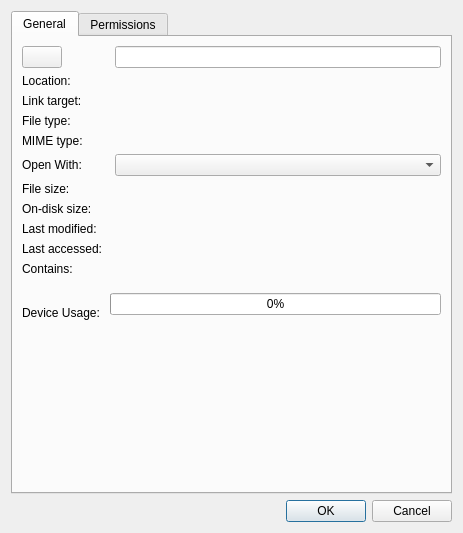
<?xml version="1.0" encoding="UTF-8"?>
<ui version="4.0">
 <class>FilePropsDialog</class>
 <widget class="QDialog" name="FilePropsDialog">
  <property name="geometry">
   <rect>
    <x>0</x>
    <y>0</y>
    <width>463</width>
    <height>533</height>
   </rect>
  </property>
  <property name="windowTitle">
   <string>File Properties</string>
  </property>
  <property name="windowIcon">
   <iconset theme="document-properties">
    <normaloff>.</normaloff>.</iconset>
  </property>
  <layout class="QGridLayout" name="gridLayout_4">
   <item row="0" column="0">
    <widget class="QTabWidget" name="tabWidget">
     <property name="currentIndex">
      <number>0</number>
     </property>
     <widget class="QWidget" name="generalPage">
      <attribute name="title">
       <string>General</string>
      </attribute>
      <layout class="QFormLayout" name="formLayout_2">
       <property name="horizontalSpacing">
        <number>12</number>
       </property>
       <property name="verticalSpacing">
        <number>6</number>
       </property>
       <item row="0" column="0">
        <widget class="QPushButton" name="iconButton">
         <property name="sizePolicy">
          <sizepolicy hsizetype="Fixed" vsizetype="Fixed">
           <horstretch>0</horstretch>
           <verstretch>0</verstretch>
          </sizepolicy>
         </property>
         <property name="text">
          <string/>
         </property>
         <property name="icon">
          <iconset theme="unknown">
           <normaloff>.</normaloff>.</iconset>
         </property>
         <property name="iconSize">
          <size>
           <width>32</width>
           <height>32</height>
          </size>
         </property>
        </widget>
       </item>
       <item row="0" column="1">
        <widget class="QLineEdit" name="fileName"/>
       </item>
       <item row="1" column="0">
        <widget class="QLabel" name="label_2">
         <property name="text">
          <string>Location:</string>
         </property>
        </widget>
       </item>
       <item row="1" column="1">
        <widget class="QLabel" name="location">
         <property name="sizePolicy">
          <sizepolicy hsizetype="Expanding" vsizetype="Preferred">
           <horstretch>0</horstretch>
           <verstretch>0</verstretch>
          </sizepolicy>
         </property>
         <property name="text">
          <string/>
         </property>
         <property name="wordWrap">
          <bool>true</bool>
         </property>
         <property name="textInteractionFlags">
          <set>Qt::LinksAccessibleByMouse|Qt::TextSelectableByMouse</set>
         </property>
        </widget>
       </item>
       <item row="3" column="0">
        <widget class="QLabel" name="label_4">
         <property name="text">
          <string>File type:</string>
         </property>
        </widget>
       </item>
       <item row="3" column="1">
        <widget class="QLabel" name="fileType">
         <property name="sizePolicy">
          <sizepolicy hsizetype="Expanding" vsizetype="Preferred">
           <horstretch>0</horstretch>
           <verstretch>0</verstretch>
          </sizepolicy>
         </property>
         <property name="text">
          <string/>
         </property>
         <property name="textInteractionFlags">
          <set>Qt::LinksAccessibleByMouse|Qt::TextSelectableByMouse</set>
         </property>
        </widget>
       </item>
       <item row="4" column="0">
        <widget class="QLabel" name="label">
         <property name="text">
          <string>MIME type:</string>
         </property>
        </widget>
       </item>
       <item row="4" column="1">
        <widget class="QLabel" name="mimeType">
         <property name="sizePolicy">
          <sizepolicy hsizetype="Expanding" vsizetype="Preferred">
           <horstretch>0</horstretch>
           <verstretch>0</verstretch>
          </sizepolicy>
         </property>
         <property name="text">
          <string/>
         </property>
         <property name="textInteractionFlags">
          <set>Qt::LinksAccessibleByMouse|Qt::TextSelectableByMouse</set>
         </property>
        </widget>
       </item>
       <item row="6" column="0">
        <widget class="QLabel" name="label_7">
         <property name="text">
          <string>File size:</string>
         </property>
        </widget>
       </item>
       <item row="6" column="1">
        <widget class="QLabel" name="fileSize">
         <property name="sizePolicy">
          <sizepolicy hsizetype="Expanding" vsizetype="Preferred">
           <horstretch>0</horstretch>
           <verstretch>0</verstretch>
          </sizepolicy>
         </property>
         <property name="text">
          <string/>
         </property>
         <property name="textInteractionFlags">
          <set>Qt::LinksAccessibleByMouse|Qt::TextSelectableByMouse</set>
         </property>
        </widget>
       </item>
       <item row="7" column="0">
        <widget class="QLabel" name="label_6">
         <property name="text">
          <string>On-disk size:</string>
         </property>
        </widget>
       </item>
       <item row="7" column="1">
        <widget class="QLabel" name="onDiskSize">
         <property name="sizePolicy">
          <sizepolicy hsizetype="Expanding" vsizetype="Preferred">
           <horstretch>0</horstretch>
           <verstretch>0</verstretch>
          </sizepolicy>
         </property>
         <property name="text">
          <string/>
         </property>
         <property name="textInteractionFlags">
          <set>Qt::LinksAccessibleByMouse|Qt::TextSelectableByMouse</set>
         </property>
        </widget>
       </item>
       <item row="8" column="0">
        <widget class="QLabel" name="label_3">
         <property name="text">
          <string>Last modified:</string>
         </property>
        </widget>
       </item>
       <item row="8" column="1">
        <widget class="QLabel" name="lastModified">
         <property name="sizePolicy">
          <sizepolicy hsizetype="Expanding" vsizetype="Preferred">
           <horstretch>0</horstretch>
           <verstretch>0</verstretch>
          </sizepolicy>
         </property>
         <property name="text">
          <string/>
         </property>
         <property name="textInteractionFlags">
          <set>Qt::LinksAccessibleByMouse|Qt::TextSelectableByMouse</set>
         </property>
        </widget>
       </item>
       <item row="2" column="0">
        <widget class="QLabel" name="targetLabel">
         <property name="text">
          <string>Link target:</string>
         </property>
        </widget>
       </item>
       <item row="2" column="1">
        <widget class="QLabel" name="target">
         <property name="sizePolicy">
          <sizepolicy hsizetype="Expanding" vsizetype="Preferred">
           <horstretch>0</horstretch>
           <verstretch>0</verstretch>
          </sizepolicy>
         </property>
         <property name="text">
          <string/>
         </property>
         <property name="wordWrap">
          <bool>true</bool>
         </property>
         <property name="textInteractionFlags">
          <set>Qt::LinksAccessibleByMouse|Qt::TextSelectableByMouse</set>
         </property>
        </widget>
       </item>
       <item row="5" column="0">
        <widget class="QLabel" name="openWithLabel">
         <property name="text">
          <string>Open With:</string>
         </property>
        </widget>
       </item>
       <item row="5" column="1">
        <widget class="Fm::AppChooserComboBox" name="openWith">
         <property name="sizePolicy">
          <sizepolicy hsizetype="MinimumExpanding" vsizetype="Fixed">
           <horstretch>0</horstretch>
           <verstretch>0</verstretch>
          </sizepolicy>
         </property>
        </widget>
       </item>
       <item row="9" column="0">
        <widget class="QLabel" name="label_12">
         <property name="text">
          <string>Last accessed:</string>
         </property>
        </widget>
       </item>
       <item row="9" column="1">
        <widget class="QLabel" name="lastAccessed">
         <property name="text">
          <string/>
         </property>
         <property name="textInteractionFlags">
          <set>Qt::LinksAccessibleByMouse|Qt::TextSelectableByMouse</set>
         </property>
        </widget>
       </item>
       <item row="10" column="0">
        <widget class="QLabel" name="contentsLabel">
         <property name="text">
          <string>Contains:</string>
         </property>
        </widget>
       </item>
       <item row="10" column="1">
        <widget class="QLabel" name="fileNumber">
         <property name="text">
          <string/>
         </property>
        </widget>
       </item>
       <item row="11" column="0">
        <spacer name="verticalSpacer_2">
         <property name="orientation">
          <enum>Qt::Vertical</enum>
         </property>
         <property name="sizeType">
          <enum>QSizePolicy::Fixed</enum>
         </property>
         <property name="sizeHint" stdset="0">
          <size>
           <width>5</width>
           <height>5</height>
          </size>
         </property>
        </spacer>
       </item>
       <item row="12" column="0" colspan="2">
        <layout class="QGridLayout" name="gridLayout_3">
         <property name="horizontalSpacing">
          <number>10</number>
         </property>
         <property name="verticalSpacing">
          <number>5</number>
         </property>
         <item row="0" column="1">
          <widget class="QProgressBar" name="progressBar">
           <property name="value">
            <number>0</number>
           </property>
          </widget>
         </item>
         <item row="1" column="1">
          <widget class="QLabel" name="spaceLabel">
           <property name="text">
            <string/>
           </property>
           <property name="wordWrap">
            <bool>true</bool>
           </property>
          </widget>
         </item>
         <item row="0" column="0" rowspan="2" alignment="Qt::AlignVCenter">
          <widget class="QLabel" name="deviceLabel">
           <property name="text">
            <string>Device Usage:</string>
           </property>
          </widget>
         </item>
        </layout>
       </item>
      </layout>
     </widget>
     <widget class="QWidget" name="permissionsPage">
      <attribute name="title">
       <string>Permissions</string>
      </attribute>
      <layout class="QVBoxLayout" name="verticalLayout_2">
       <property name="spacing">
        <number>6</number>
       </property>
       <item>
        <widget class="QGroupBox" name="groupBox_2">
         <property name="sizePolicy">
          <sizepolicy hsizetype="Preferred" vsizetype="Fixed">
           <horstretch>0</horstretch>
           <verstretch>0</verstretch>
          </sizepolicy>
         </property>
         <property name="title">
          <string>Ownership</string>
         </property>
         <layout class="QFormLayout" name="formLayout">
          <property name="horizontalSpacing">
           <number>12</number>
          </property>
          <property name="verticalSpacing">
           <number>6</number>
          </property>
          <item row="1" column="1">
           <widget class="QLineEdit" name="owner"/>
          </item>
          <item row="2" column="1">
           <widget class="QLineEdit" name="ownerGroup"/>
          </item>
          <item row="2" column="0">
           <widget class="QLabel" name="label_9">
            <property name="sizePolicy">
             <sizepolicy hsizetype="Preferred" vsizetype="Fixed">
              <horstretch>0</horstretch>
              <verstretch>0</verstretch>
             </sizepolicy>
            </property>
            <property name="text">
             <string>Group:</string>
            </property>
           </widget>
          </item>
          <item row="1" column="0">
           <widget class="QLabel" name="label_8">
            <property name="sizePolicy">
             <sizepolicy hsizetype="Preferred" vsizetype="Fixed">
              <horstretch>0</horstretch>
              <verstretch>0</verstretch>
             </sizepolicy>
            </property>
            <property name="text">
             <string>Owner:</string>
            </property>
           </widget>
          </item>
         </layout>
        </widget>
       </item>
       <item>
        <widget class="QGroupBox" name="groupBox">
         <property name="sizePolicy">
          <sizepolicy hsizetype="Preferred" vsizetype="Fixed">
           <horstretch>0</horstretch>
           <verstretch>0</verstretch>
          </sizepolicy>
         </property>
         <property name="title">
          <string>Access Control</string>
         </property>
         <layout class="QVBoxLayout" name="verticalLayout_3">
          <item>
           <widget class="QStackedWidget" name="stackedWidget">
            <property name="sizePolicy">
             <sizepolicy hsizetype="Preferred" vsizetype="Fixed">
              <horstretch>0</horstretch>
              <verstretch>0</verstretch>
             </sizepolicy>
            </property>
            <property name="currentIndex">
             <number>0</number>
            </property>
            <widget class="QWidget" name="page">
             <layout class="QFormLayout" name="formLayout_3">
              <item row="0" column="0">
               <widget class="QLabel" name="ownerLabel">
                <property name="text">
                 <string>Owner:</string>
                </property>
               </widget>
              </item>
              <item row="0" column="1">
               <widget class="QComboBox" name="ownerPerm">
                <property name="sizePolicy">
                 <sizepolicy hsizetype="MinimumExpanding" vsizetype="Fixed">
                  <horstretch>0</horstretch>
                  <verstretch>0</verstretch>
                 </sizepolicy>
                </property>
               </widget>
              </item>
              <item row="1" column="0">
               <widget class="QLabel" name="groupLabel">
                <property name="text">
                 <string>Group:</string>
                </property>
               </widget>
              </item>
              <item row="1" column="1">
               <widget class="QComboBox" name="groupPerm">
                <property name="sizePolicy">
                 <sizepolicy hsizetype="MinimumExpanding" vsizetype="Fixed">
                  <horstretch>0</horstretch>
                  <verstretch>0</verstretch>
                 </sizepolicy>
                </property>
               </widget>
              </item>
              <item row="2" column="0">
               <widget class="QLabel" name="otherLabel">
                <property name="text">
                 <string>Other:</string>
                </property>
               </widget>
              </item>
              <item row="2" column="1">
               <widget class="QComboBox" name="otherPerm">
                <property name="sizePolicy">
                 <sizepolicy hsizetype="MinimumExpanding" vsizetype="Fixed">
                  <horstretch>0</horstretch>
                  <verstretch>0</verstretch>
                 </sizepolicy>
                </property>
               </widget>
              </item>
              <item row="3" column="0" colspan="2">
               <widget class="QCheckBox" name="executable">
                <property name="text">
                 <string>Make the file executable</string>
                </property>
                <property name="tristate">
                 <bool>true</bool>
                </property>
               </widget>
              </item>
             </layout>
            </widget>
            <widget class="QWidget" name="page_2">
             <layout class="QGridLayout" name="gridLayout_2" columnstretch="1,0,0">
              <item row="0" column="0" rowspan="3">
               <layout class="QGridLayout" name="gridLayout">
                <property name="rightMargin">
                 <number>0</number>
                </property>
                <property name="spacing">
                 <number>6</number>
                </property>
                <item row="0" column="0">
                 <widget class="QLabel" name="label_5">
                  <property name="sizePolicy">
                   <sizepolicy hsizetype="Fixed" vsizetype="Preferred">
                    <horstretch>0</horstretch>
                    <verstretch>0</verstretch>
                   </sizepolicy>
                  </property>
                  <property name="text">
                   <string>Owner:</string>
                  </property>
                 </widget>
                </item>
                <item row="0" column="1">
                 <widget class="QCheckBox" name="checkBox">
                  <property name="sizePolicy">
                   <sizepolicy hsizetype="Preferred" vsizetype="Fixed">
                    <horstretch>0</horstretch>
                    <verstretch>0</verstretch>
                   </sizepolicy>
                  </property>
                  <property name="text">
                   <string>Read</string>
                  </property>
                 </widget>
                </item>
                <item row="0" column="2">
                 <widget class="QCheckBox" name="checkBox_5">
                  <property name="sizePolicy">
                   <sizepolicy hsizetype="Preferred" vsizetype="Fixed">
                    <horstretch>0</horstretch>
                    <verstretch>0</verstretch>
                   </sizepolicy>
                  </property>
                  <property name="text">
                   <string>Write</string>
                  </property>
                 </widget>
                </item>
                <item row="0" column="3">
                 <widget class="QCheckBox" name="checkBox_8">
                  <property name="sizePolicy">
                   <sizepolicy hsizetype="Preferred" vsizetype="Fixed">
                    <horstretch>0</horstretch>
                    <verstretch>0</verstretch>
                   </sizepolicy>
                  </property>
                  <property name="text">
                   <string>Execute</string>
                  </property>
                 </widget>
                </item>
                <item row="1" column="0">
                 <widget class="QLabel" name="label_10">
                  <property name="sizePolicy">
                   <sizepolicy hsizetype="Fixed" vsizetype="Preferred">
                    <horstretch>0</horstretch>
                    <verstretch>0</verstretch>
                   </sizepolicy>
                  </property>
                  <property name="text">
                   <string>Group:</string>
                  </property>
                 </widget>
                </item>
                <item row="1" column="1">
                 <widget class="QCheckBox" name="checkBox_4">
                  <property name="sizePolicy">
                   <sizepolicy hsizetype="Preferred" vsizetype="Fixed">
                    <horstretch>0</horstretch>
                    <verstretch>0</verstretch>
                   </sizepolicy>
                  </property>
                  <property name="text">
                   <string>Read</string>
                  </property>
                 </widget>
                </item>
                <item row="1" column="2">
                 <widget class="QCheckBox" name="checkBox_9">
                  <property name="sizePolicy">
                   <sizepolicy hsizetype="Preferred" vsizetype="Fixed">
                    <horstretch>0</horstretch>
                    <verstretch>0</verstretch>
                   </sizepolicy>
                  </property>
                  <property name="text">
                   <string>Write</string>
                  </property>
                 </widget>
                </item>
                <item row="1" column="3">
                 <widget class="QCheckBox" name="checkBox_3">
                  <property name="sizePolicy">
                   <sizepolicy hsizetype="Preferred" vsizetype="Fixed">
                    <horstretch>0</horstretch>
                    <verstretch>0</verstretch>
                   </sizepolicy>
                  </property>
                  <property name="text">
                   <string>Execute</string>
                  </property>
                 </widget>
                </item>
                <item row="2" column="0">
                 <widget class="QLabel" name="label_11">
                  <property name="sizePolicy">
                   <sizepolicy hsizetype="Fixed" vsizetype="Preferred">
                    <horstretch>0</horstretch>
                    <verstretch>0</verstretch>
                   </sizepolicy>
                  </property>
                  <property name="text">
                   <string>Other:</string>
                  </property>
                 </widget>
                </item>
                <item row="2" column="1">
                 <widget class="QCheckBox" name="checkBox_7">
                  <property name="sizePolicy">
                   <sizepolicy hsizetype="Preferred" vsizetype="Fixed">
                    <horstretch>0</horstretch>
                    <verstretch>0</verstretch>
                   </sizepolicy>
                  </property>
                  <property name="text">
                   <string>Read</string>
                  </property>
                 </widget>
                </item>
                <item row="2" column="2">
                 <widget class="QCheckBox" name="checkBox_2">
                  <property name="sizePolicy">
                   <sizepolicy hsizetype="Preferred" vsizetype="Fixed">
                    <horstretch>0</horstretch>
                    <verstretch>0</verstretch>
                   </sizepolicy>
                  </property>
                  <property name="text">
                   <string>Write</string>
                  </property>
                 </widget>
                </item>
                <item row="2" column="3">
                 <widget class="QCheckBox" name="checkBox_6">
                  <property name="sizePolicy">
                   <sizepolicy hsizetype="Preferred" vsizetype="Fixed">
                    <horstretch>0</horstretch>
                    <verstretch>0</verstretch>
                   </sizepolicy>
                  </property>
                  <property name="text">
                   <string>Execute</string>
                  </property>
                 </widget>
                </item>
               </layout>
              </item>
              <item row="0" column="2">
               <widget class="QCheckBox" name="checkBox_10">
                <property name="text">
                 <string>Sticky</string>
                </property>
               </widget>
              </item>
              <item row="1" column="2">
               <widget class="QCheckBox" name="checkBox_11">
                <property name="text">
                 <string>SetUID</string>
                </property>
               </widget>
              </item>
              <item row="2" column="2">
               <widget class="QCheckBox" name="checkBox_12">
                <property name="text">
                 <string>SetGID</string>
                </property>
               </widget>
              </item>
              <item row="0" column="1" rowspan="3">
               <widget class="Line" name="line">
                <property name="orientation">
                 <enum>Qt::Vertical</enum>
                </property>
               </widget>
              </item>
             </layout>
            </widget>
           </widget>
          </item>
          <item>
           <layout class="QHBoxLayout" name="horizontalLayout">
            <item>
             <spacer name="horizontalSpacer">
              <property name="orientation">
               <enum>Qt::Horizontal</enum>
              </property>
              <property name="sizeHint" stdset="0">
               <size>
                <width>40</width>
                <height>20</height>
               </size>
              </property>
             </spacer>
            </item>
            <item>
             <widget class="QPushButton" name="pushButton">
              <property name="enabled">
               <bool>false</bool>
              </property>
              <property name="text">
               <string>Advanced Mode</string>
              </property>
              <property name="checkable">
               <bool>true</bool>
              </property>
             </widget>
            </item>
           </layout>
          </item>
         </layout>
        </widget>
       </item>
       <item>
        <spacer name="verticalSpacer">
         <property name="orientation">
          <enum>Qt::Vertical</enum>
         </property>
         <property name="sizeHint" stdset="0">
          <size>
           <width>20</width>
           <height>40</height>
          </size>
         </property>
        </spacer>
       </item>
      </layout>
     </widget>
    </widget>
   </item>
   <item row="1" column="0">
    <layout class="QHBoxLayout" name="horizontalLayout_3">
     <item>
      <spacer name="horizontalSpacer_2">
       <property name="orientation">
        <enum>Qt::Horizontal</enum>
       </property>
       <property name="sizeHint" stdset="0">
        <size>
         <width>40</width>
         <height>20</height>
        </size>
       </property>
      </spacer>
     </item>
     <item>
      <layout class="QHBoxLayout" name="horizontalLayout_2">
       <item>
        <spacer name="horizontalSpacer_3">
         <property name="orientation">
          <enum>Qt::Horizontal</enum>
         </property>
         <property name="sizeHint" stdset="0">
          <size>
           <width>40</width>
           <height>20</height>
          </size>
         </property>
        </spacer>
       </item>
       <item>
        <widget class="QDialogButtonBox" name="buttonBox_1">
         <property name="orientation">
          <enum>Qt::Horizontal</enum>
         </property>
         <property name="standardButtons">
          <set>QDialogButtonBox::Ok</set>
         </property>
        </widget>
       </item>
       <item>
        <widget class="QDialogButtonBox" name="buttonBox_2">
         <property name="orientation">
          <enum>Qt::Horizontal</enum>
         </property>
         <property name="standardButtons">
          <set>QDialogButtonBox::Cancel</set>
         </property>
        </widget>
       </item>
      </layout>
     </item>
    </layout>
   </item>
  </layout>
 </widget>
 <customwidgets>
  <customwidget>
   <class>Fm::AppChooserComboBox</class>
   <extends>QComboBox</extends>
   <header>appchoosercombobox.h</header>
  </customwidget>
 </customwidgets>
 <resources/>
 <connections>
  <connection>
   <sender>buttonBox_1</sender>
   <signal>accepted()</signal>
   <receiver>FilePropsDialog</receiver>
   <slot>accept()</slot>
   <hints>
    <hint type="sourcelabel">
     <x>248</x>
     <y>254</y>
    </hint>
    <hint type="destinationlabel">
     <x>157</x>
     <y>274</y>
    </hint>
   </hints>
  </connection>
  <connection>
   <sender>buttonBox_1</sender>
   <signal>rejected()</signal>
   <receiver>FilePropsDialog</receiver>
   <slot>reject()</slot>
   <hints>
    <hint type="sourcelabel">
     <x>316</x>
     <y>260</y>
    </hint>
    <hint type="destinationlabel">
     <x>286</x>
     <y>274</y>
    </hint>
   </hints>
  </connection>
 </connections>
</ui>
